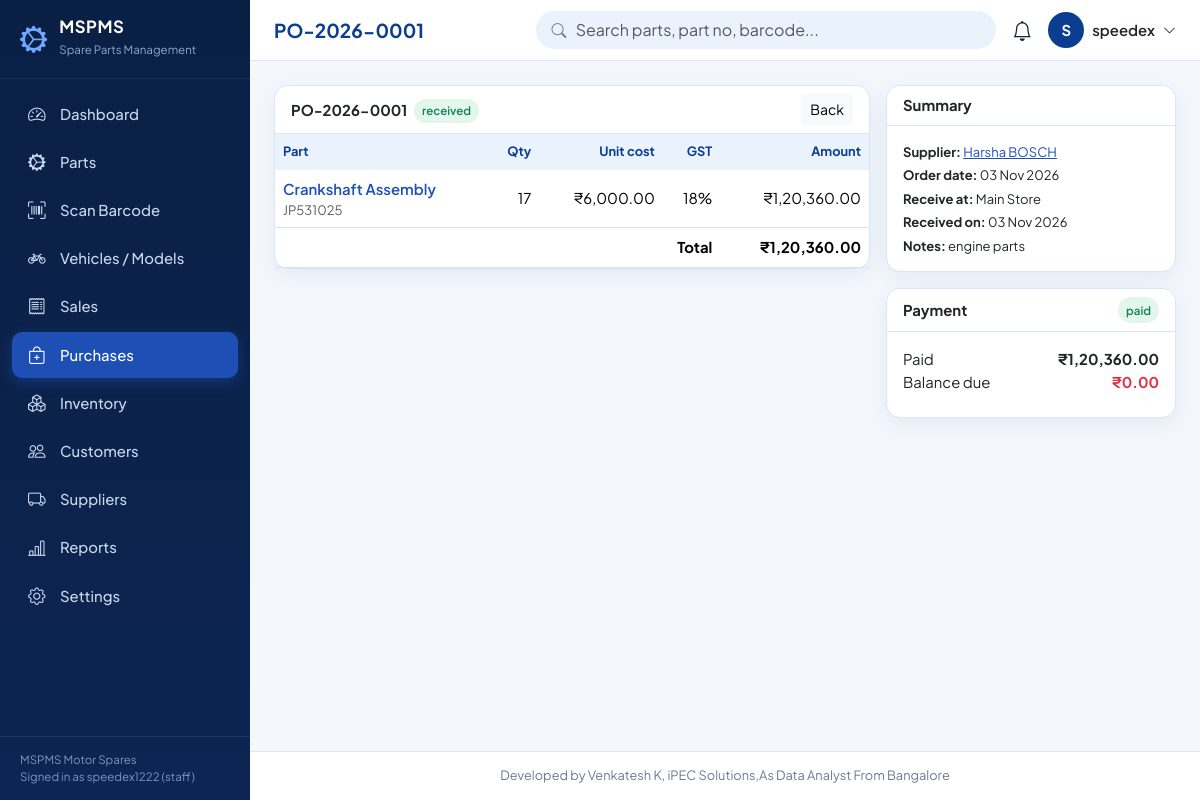
Page /purchases/1 (signed in) on the committed database.
### tables this page shows
CREATE TABLE settings (
    key   TEXT PRIMARY KEY,
    value TEXT
);

CREATE TABLE users (
    id            INTEGER PRIMARY KEY AUTOINCREMENT,
    username      TEXT NOT NULL UNIQUE COLLATE NOCASE CHECK (length(username) >= 3),
    password_hash TEXT NOT NULL,
    full_name     TEXT NOT NULL,
    email         TEXT,
    role          TEXT NOT NULL DEFAULT 'staff' CHECK (role IN ('admin','manager','staff')),
    active        INTEGER NOT NULL DEFAULT 1 CHECK (active IN (0,1)),
    created_at    TEXT NOT NULL DEFAULT (datetime('now','localtime'))
);

CREATE TABLE purchases (
    id             INTEGER PRIMARY KEY AUTOINCREMENT,
    po_no          TEXT NOT NULL UNIQUE,
    supplier_id    INTEGER NOT NULL REFERENCES suppliers(id) ON DELETE RESTRICT,
    location_id    INTEGER NOT NULL REFERENCES locations(id) ON DELETE RESTRICT,
    order_date     TEXT NOT NULL,
    received_date  TEXT,
    status         TEXT NOT NULL DEFAULT 'ordered' CHECK (status IN ('ordered','received','cancelled')),
    payment_status TEXT NOT NULL DEFAULT 'unpaid' CHECK (payment_status IN ('unpaid','partial','paid')),
    total          REAL NOT NULL DEFAULT 0 CHECK (total >= 0),
    paid_amount    REAL NOT NULL DEFAULT 0 CHECK (paid_amount >= 0),
    notes          TEXT,
    user_id        INTEGER REFERENCES users(id) ON DELETE SET NULL
);

CREATE TABLE purchase_items (
    id          INTEGER PRIMARY KEY AUTOINCREMENT,
    purchase_id INTEGER NOT NULL REFERENCES purchases(id) ON DELETE CASCADE,
    part_id     INTEGER NOT NULL REFERENCES parts(id)     ON DELETE RESTRICT,
    qty         INTEGER NOT NULL CHECK (qty > 0),
    unit_cost   REAL NOT NULL CHECK (unit_cost >= 0),
    gst_percent REAL NOT NULL DEFAULT 18 CHECK (gst_percent BETWEEN 0 AND 100)
);

CREATE TABLE parts (
    id            INTEGER PRIMARY KEY AUTOINCREMENT,
    part_no       TEXT NOT NULL UNIQUE COLLATE NOCASE,
    name          TEXT NOT NULL,
    category_id   INTEGER NOT NULL REFERENCES categories(id) ON DELETE RESTRICT,
    brand_id      INTEGER REFERENCES brands(id) ON DELETE SET NULL,
    description   TEXT,
    cost_price    REAL NOT NULL DEFAULT 0 CHECK (cost_price >= 0),
    selling_price REAL NOT NULL DEFAULT 0 CHECK (selling_price >= 0),
    gst_percent   REAL NOT NULL DEFAULT 18 CHECK (gst_percent BETWEEN 0 AND 100),
    reorder_level INTEGER NOT NULL DEFAULT 5 CHECK (reorder_level >= 0),
    rack          TEXT,
    barcode       TEXT NOT NULL UNIQUE,
    image         TEXT,
    created_at    TEXT NOT NULL DEFAULT (datetime('now','localtime')),
    updated_at    TEXT NOT NULL DEFAULT (datetime('now','localtime'))
);

CREATE TABLE suppliers (
    id             INTEGER PRIMARY KEY AUTOINCREMENT,
    name           TEXT NOT NULL UNIQUE COLLATE NOCASE,
    contact_person TEXT,
    phone          TEXT,
    email          TEXT,
    address        TEXT,
    gstin          TEXT,
    created_at     TEXT NOT NULL DEFAULT (datetime('now','localtime'))
);

CREATE TABLE locations (
    id      INTEGER PRIMARY KEY AUTOINCREMENT,
    name    TEXT NOT NULL UNIQUE COLLATE NOCASE,
    type    TEXT NOT NULL DEFAULT 'Store' CHECK (type IN ('Store','Warehouse','Rack')),
    address TEXT
);

### app.py (the view)
@app.route("/purchases/<int:pid>")
def purchase_detail(pid):
    pu = qone("""SELECT pu.*, s.name supplier, s.phone sphone, s.gstin sgstin, l.name location FROM purchases pu
                 JOIN suppliers s ON s.id=pu.supplier_id JOIN locations l ON l.id=pu.location_id WHERE pu.id=?""", (pid,))
    if not pu:
        abort(404)
    items = qall("""SELECT pi.*, p.part_no, p.name FROM purchase_items pi JOIN parts p ON p.id=pi.part_id
                    WHERE pi.purchase_id=?""", (pid,))
    return render_template("purchase_detail.html", pu=pu, items=items)

### app.py (called while the page is built)
def get_db():
    if "db" not in g:
        g.db = sqlite3.connect(DB_PATH)
        g.db.row_factory = sqlite3.Row
        g.db.execute("PRAGMA foreign_keys = ON")
    return g.db

def qall(sql, args=()):
    return get_db().execute(sql, args).fetchall()

def qone(sql, args=()):
    return get_db().execute(sql, args).fetchone()

def S(key, default=""):
    row = qone("SELECT value FROM settings WHERE key=?", (key,))
    return row["value"] if row and row["value"] is not None else default

def inr(v, dec=2):
    try:
        v = float(v or 0)
    except (TypeError, ValueError):
        return v
    neg, v = v < 0, abs(v)
    whole, _, frac = f"{v:.{dec}f}".partition(".")
    if len(whole) > 3:
        head, tail, groups = whole[:-3], whole[-3:], []
        while len(head) > 2:
            groups.insert(0, head[-2:])
            head = head[:-2]
        if head:
            groups.insert(0, head)
        whole = ",".join(groups + [tail])
    return ("-" if neg else "") + "₹" + whole + ("." + frac if dec else "")

@app.template_filter("inr")
def inr_filter(v, dec=2):
    return inr(v, dec)

@app.template_filter("dmy")
def dmy(v):
    try:
        return datetime.fromisoformat(str(v)[:19]).strftime("%d %b %Y")
    except (TypeError, ValueError):
        return v or ""

@app.template_global()
def csrf_token():
    if "_csrf" not in session:
        session["_csrf"] = secrets.token_hex(16)
    return session["_csrf"]

@app.template_global()
def csrf_input():
    return Markup(f'<input type="hidden" name="csrf_token" value="{csrf_token()}">')

@app.before_request
def before_request():
    g.user = None
    if session.get("uid"):
        g.user = qone("SELECT * FROM users WHERE id=? AND active=1", (session["uid"],))
        if g.user is None:
            session.pop("uid", None)
    if request.endpoint in (None, "static"):
        return None
    if request.method == "POST":  # CSRF protection for every POST
        token = request.form.get("csrf_token") or request.headers.get("X-CSRF-Token") or ""
        if not session.get("_csrf") or not secrets.compare_digest(token, session["_csrf"]):
            abort(400)
    if g.user is None and request.endpoint not in ("login", "signup"):
        if request.path.startswith("/api/"):
            return jsonify(error="Login required"), 401
        return redirect(url_for("login", next=request.path if request.method == "GET" else None))
    return None

### templates/purchase_detail.html (shortened to what this page needs)
{% extends 'base.html' %}
{% block title %}{{ pu.po_no }}{% endblock %}
{% block content %}
<div class="row g-3">
  <div class="col-lg-8"><div class="card"><div class="card-header"><span>{{ pu.po_no }} <span class="badge-soft {{ {'ordered':'b-low','received':'b-ok','cancelled':'b-gray'}[pu.status] }} ms-1">{{ pu.status }}</span></span>
    <a class="btn btn-sm btn-light" href="{{ url_for('purchases') }}">Back</a></div>
    <div class="table-responsive"><table class="table"><thead><tr><th>Part</th><th class="text-end">Qty</th><th class="text-end">Unit cost</th><th class="text-end">GST</th><th class="text-end">Amount</th></tr></thead><tbody>
    {% for i in items %}<tr><td><a class="text-decoration-none fw-semibold" href="{{ url_for('part_detail', pid=i.part_id) }}">{{ i.name }}</a><div class="small text-muted">{{ i.part_no }}</div></td><td class="text-end">{{ i.qty }}</td><td class="text-end">{{ i.unit_cost|inr }}</td>
      <td class="text-end">{{ '%g'|format(i.gst_percent) }}%</td><td class="text-end">{{ (i.qty * i.unit_cost * (1 + i.gst_percent/100))|inr }}</td></tr>{% endfor %}</tbody>
      <tfoot><tr><th colspan="4" class="text-end">Total</th><th class="text-end">{{ pu.total|inr }}</th></tr></tfoot></table></div></div></div>
  <div class="col-lg-4 vstack gap-3">
    <div class="card"><div class="card-header">Summary</div><div class="card-body small vstack gap-1">
      <div><b>Supplier:</b> <a href="{{ url_for('supplier_detail', sid=pu.supplier_id) }}">{{ pu.supplier }}</a></div><div><b>Order date:</b> {{ pu.order_date|dmy }}</div>
      <div><b>Receive at:</b> {{ pu.location }}</div><div><b>Received on:</b> {{ pu.received_date|dmy if pu.received_date else '-' }}</div>{% if pu.notes %}<div><b>Notes:</b> {{ pu.notes }}</div>{% endif %}</div></div>
    {% if pu.status != 'cancelled' %}<div class="card"><div class="card-header">Payment <span class="badge-soft {{ {'unpaid':'b-out','partial':'b-low','paid':'b-ok'}[pu.payment_status] }}">{{ pu.payment_status }}</span></div><div class="card-body">
      <div class="d-flex justify-content-between"><span>Paid</span><b>{{ pu.paid_amount|inr }}</b></div><div class="d-flex justify-content-between mb-2"><span>Balance due</span><b class="text-danger">{{ (pu.total - pu.paid_amount)|inr }}</b></div>
        </div></div>{% endif %}
  </div>
</div>
{% endblock %}

### templates/base.html (shortened to what this page needs)
<!doctype html>
<html lang="en">
<head>
  <link href="https://cdn.jsdelivr.net/npm/bootstrap@5.3.3/dist/css/bootstrap.min.css" rel="stylesheet">
  <link href="https://cdn.jsdelivr.net/npm/bootstrap-icons@1.11.3/font/bootstrap-icons.min.css" rel="stylesheet">
  <link href="{{ url_for('static', filename='css/style.css') }}" rel="stylesheet">
</head>
<body>
{% set nav = [
  ('/', 'Dashboard', 'speedometer2'), ('/parts', 'Parts', 'gear-wide-connected'), ('/scan', 'Scan Barcode', 'upc-scan'),
  ('/bikes', 'Vehicles / Models', 'bicycle'), ('/sales', 'Sales', 'receipt'), ('/purchases', 'Purchases', 'bag-plus'),
  ('/inventory', 'Inventory', 'boxes'), ('/customers', 'Customers', 'people'), ('/suppliers', 'Suppliers', 'truck'),
  ('/reports', 'Reports', 'bar-chart-line'), ('/settings', 'Settings', 'gear')] %}
<aside class="sidebar" id="sidebar" aria-label="Main navigation">
  <div class="brand"><i class="bi bi-gear-wide-connected"></i><div><b>MSPMS</b><small>Spare Parts Management</small></div></div>
  <nav>
    {% for href, label, icon in nav %}
    <a href="{{ href }}" class="{{ 'active' if (request.path == '/' if href == '/' else request.path.startswith(href)) }}"><i class="bi bi-{{ icon }}"></i>{{ label }}</a>
    {% endfor %}
  </nav>
  <div class="side-foot">{{ shop_name }}<br>Signed in as {{ g.user.username }} ({{ g.user.role }})</div>
</aside>
<div class="main">
  <header class="topbar no-print">
    <h1 class="page-title">{% block page_title %}{{ self.title() }}{% endblock %}</h1>
    <div class="gsearch d-none d-sm-block">
      <i class="bi bi-search"></i>
      <form action="{{ url_for('parts_list') }}" method="get" autocomplete="off">
        <input class="form-control" id="globalSearch" name="q" placeholder="Search parts, part no, barcode..." aria-label="Search parts">
      </form>
    </div>
    <div class="dropdown ms-auto ms-sm-0">
      <a href="#" class="bell" data-bs-toggle="dropdown" aria-label="Notifications"><i class="bi bi-bell"></i>
        {% if low_count %}<span class="badge rounded-pill bg-danger">{{ low_count }}</span>{% endif %}</a>
    </div>
    <div class="dropdown">
      <a href="#" class="d-flex align-items-center gap-2 text-decoration-none text-dark" data-bs-toggle="dropdown" aria-label="User menu">
        <span class="avatar">{{ g.user.full_name[:1]|upper }}</span><span class="d-none d-md-inline fw-semibold">{{ g.user.full_name }}</span><i class="bi bi-chevron-down small"></i></a>
    </div>
  </header>
  <main class="content">
    {% block content %}{% endblock %}
  </main>
  <footer class="app-footer">{{ CREDIT }}</footer>
</div>
</body>
</html>

### static/css/style.css (style rules this page uses)
:root { --navy:#0A1F44; --royal:#0B3D91; --blue:#1E4FB5; --panel:#EAF2FB; --bg:#F4F8FD; --ink:#16233b; --muted:#6b7a93; --line:#dbe5f3; --ok:#12805c; --warn:#b7791f; --bad:#c0392b; --radius:14px; --shadow:0 6px 22px rgba(11,61,145,.08); --bs-primary:#1E4FB5; --bs-primary-rgb:30,79,181; --bs-body-font-family:'Plus Jakarta Sans',system-ui,-apple-system,'Segoe UI',Roboto,sans-serif; }
body { background:var(--bg);color:var(--ink);font-size:.93rem }
a { color:var(--blue) }
.sidebar { position:fixed;inset:0 auto 0 0;width:250px;background:linear-gradient(180deg,var(--navy) 0%,#0c2552 100%);color:#c9d6ee;z-index:1040;display:flex;flex-direction:column;transition:transform .25s ease }
.sidebar .brand { display:flex;gap:.75rem;align-items:center;padding:1.15rem 1.25rem;border-bottom:1px solid rgba(255,255,255,.08);color:#fff }
.sidebar .brand i { font-size:1.7rem;color:#6ea8ff }
.sidebar .brand b { display:block;letter-spacing:.5px;font-size:1.05rem;line-height:1.1 }
.sidebar .brand small { color:#8fa6d1;font-size:.72rem }
.sidebar nav { padding:.75rem;overflow-y:auto;flex:1 }
.sidebar nav a { display:flex;align-items:center;gap:.8rem;padding:.62rem .9rem;border-radius:10px;color:#c9d6ee;text-decoration:none;margin-bottom:2px;font-weight:500 }
.sidebar nav a i { font-size:1.1rem;width:1.3rem;text-align:center }
.sidebar nav a.active { background:var(--blue);color:#fff;box-shadow:0 4px 14px rgba(30,79,181,.45) }
.sidebar .side-foot { padding:.9rem 1.25rem;font-size:.72rem;color:#7f95c0;border-top:1px solid rgba(255,255,255,.08) }
.main { margin-left:250px;min-height:100vh;display:flex;flex-direction:column }
.topbar { position:sticky;top:0;z-index:1020;background:#fff;border-bottom:1px solid var(--line);padding:.7rem 1.5rem;display:flex;align-items:center;gap:1rem }
.page-title { font-size:1.2rem;font-weight:700;margin:0;color:var(--royal);white-space:nowrap }
.gsearch { position:relative;flex:1;max-width:460px;margin-left:auto }
.gsearch input { border-radius:30px;padding-left:2.4rem;background:var(--panel);border-color:transparent }
.gsearch>i { position:absolute;left:.95rem;top:50%;transform:translateY(-50%);color:var(--muted) }
.bell { position:relative;color:var(--ink);font-size:1.25rem }
.avatar { width:36px;height:36px;border-radius:50%;background:var(--royal);color:#fff;display:inline-flex;align-items:center;justify-content:center;font-weight:700 }
.content { padding:1.5rem;flex:1 }
.app-footer { padding:.9rem 1.5rem;text-align:center;color:var(--muted);font-size:.8rem;border-top:1px solid var(--line);background:#fff }
.card { border:1px solid var(--line);border-radius:var(--radius);box-shadow:var(--shadow) }
.card-header { background:#fff;border-bottom:1px solid var(--line);font-weight:700;border-radius:var(--radius) var(--radius) 0 0!important;display:flex;align-items:center;justify-content:space-between;gap:.5rem }
.table { --bs-table-bg:transparent;margin-bottom:0 }
.table thead th { background:var(--panel);color:var(--royal);font-weight:700;font-size:.8rem;border-bottom:0;white-space:nowrap }
.table td { vertical-align:middle }
.badge-soft { padding:.38em .7em;border-radius:20px;font-weight:600;font-size:.72rem }
.b-ok { background:#e3f6ee;color:var(--ok) }

### rows in the picture
settings: value "MSPMS Motor Spares"
users: user.username "speedex1222", user.role "staff", user "S", user.full_name "speedex"
purchases: po_no "PO-2026-0001", status "received", total|inr "₹1,20,360.00", order_date|dmy "03 Nov 2026", received_date|dmy "03 Nov 2026", notes "engine parts", payment_status "paid", paid_amount|inr "₹1,20,360.00", (pu.total-pu.paid_amount)|inr "₹0.00"
purchase_items: name "Crankshaft Assembly", part_no "JP531025", qty "17", unit_cost|inr "₹6,000.00", gst_percent "18", (i.qty*i.unit_cost*(1+i.gst_percent/100))|inr "₹1,20,360.00"
suppliers: supplier "Harsha BOSCH"
locations: location "Main Store"

### other values in the picture
{{ label }} "Dashboard" "Parts" "Scan Barcode" "Vehicles / Models" "Sales" "Purchases" "Inventory" "Customers" "Suppliers" "Reports" "Settings"
{{ CREDIT }} "Developed by Venkatesh K, iPEC Solutions,As Data Analyst From Bangalore"
